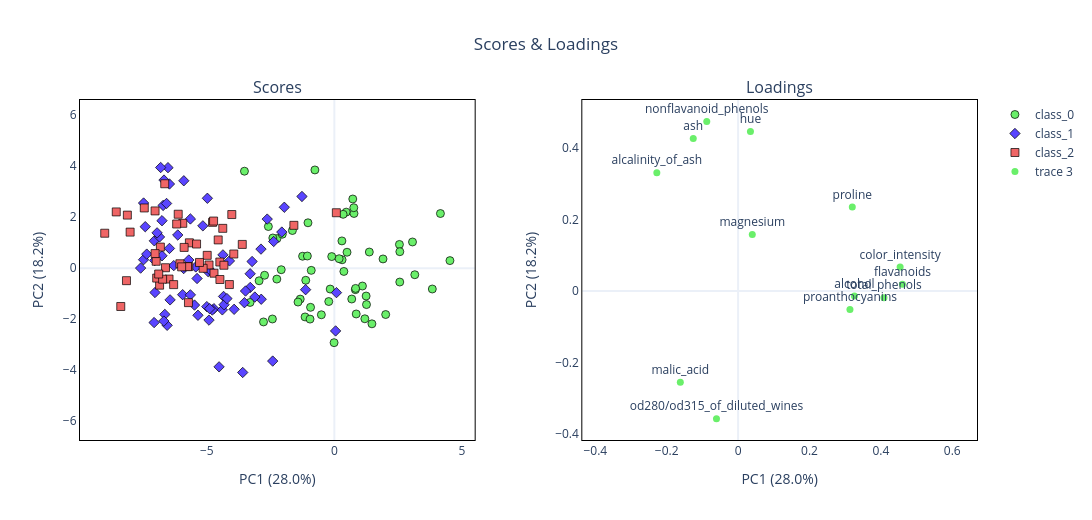

Source (notebook cell):
### Code cell
model_1.plot_scores_loadings(X, [class_names[i] for i in y], variable_names=feature_names)

### Figure 1 — Plotly figure (JSON) as saved in the notebook; plotly's stock layout.template omitted (floating-point values rounded to 4 significant figures)
{"data": [{"marker": {"color": "#6AEF6A", "line": {"color": "black", "width": 0.7}, "size": 8, "symbol": "circle"}, "mode": "markers", "name": "class_0", "type": "scatter", "x": [0.8238, -1.148, 0.3038, 3.841, -2.587, 2.551, -0.1629, -1.246, 1.101, 1.26, 1.908, -1.058, -0.1028, 3.064, 4.532, 0.4652, 0.7698, 0.7222, 4.159, -0.9529, 0.6817, -3.304, -1.338, -2.95, -2.735, -3.524, -0.9057, -2.256, -1.034, -0.933, 0.762, 1.371, -1.644, -0.7625, -2.249, -1.121, -2.04, -2.412, -2.082, -0.01051, 0.8321, -2.428, 1.196, -2.777, -0.5089, -1.425, 0.8571, 1.473, 0.4972, 2.567, 2.012, 0.1874, 3.154, 0.3437, -0.2193, 0.373, 1.246, 0.2967, 2.565], "xaxis": "x", "y": [-0.8398, -1.909, 0.3316, -0.8147, 1.635, 0.9325, -0.8161, 0.4698, -0.6975, -1.425, 0.364, 0.4791, 0.4568, 1.03, 0.2984, 2.199, 2.146, 2.715, 2.144, -1.994, -1.207, -1.342, -1.21, -0.4917, -0.2755, 3.804, -0.08368, -0.4256, 1.781, -1.533, 2.372, 0.6352, 1.478, 3.853, 1.162, -0.4719, 1.333, 1.186, -0.05813, -2.918, -0.7911, -1.99, -1.982, -2.106, -1.825, -1.326, -1.793, -2.179, 0.6269, 0.6481, -1.815, 0.3731, -0.255, 2.114, -1.306, -0.1264, -1.09, 1.071, -0.5416], "yaxis": "y"}, {"marker": {"color": "#5A45FF", "line": {"color": "black", "width": 0.7}, "size": 8, "symbol": "diamond"}, "mode": "markers", "name": "class_1", "type": "scatter", "x": [-6.555, -6.522, -5.155, -4.113, -1.127, -6.465, -2.631, 0.04888, -4.722, -4.977, -4.344, -7.058, -2.379, -5.382, -1.962, -2.867, -6.296, -3.526, -7.595, -3.224, -4.368, -4.949, -3.298, -6.713, -6.139, -4.391, -4.856, -6.578, -7.479, -6.854, -6.757, -6.95, -7.414, -6.757, -4.914, -4.324, -2.06, -7.479, -3.482, 0.08335, -2.876, -4.211, -6.44, -5.483, -5.947, -5.0, -7.355, -5.645, -6.464, -4.784, -3.301, -2.417, -5.347, -6.808, -5.644, -5.707, -5.901, -6.645, -5.907, -7.066, -6.683, -3.93, -1.27, -7.04, -4.519, -3.592, -4.888, -3.117, -6.679, -5.433, -7.031], "xaxis": "x", "y": [-2.238, 3.942, 1.662, 0.287, -0.8411, 3.303, 1.926, -2.458, -1.586, 2.742, -1.106, 1.074, 1.048, -0.4022, 2.391, -1.216, 0.1022, -1.351, 0.005522, 0.2638, 0.5235, -0.1327, -0.7539, 2.462, 1.304, -1.633, -0.08999, 2.538, 2.556, 1.226, 0.4882, 1.387, 1.628, 1.863, -2.034, -1.43, 1.417, 0.3356, -0.8932, -0.9566, 0.7498, -1.19, -1.241, -1.444, -1.037, -1.506, 0.5531, -1.045, 0.7762, -1.639, -0.2174, -3.64, -1.845, 3.948, 1.932, 0.3229, 3.429, -1.81, -0.01258, -2.13, -2.072, -1.611, 2.813, 0.3017, -3.866, -4.087, -1.585, -1.129, 3.456, 0.05102, -0.9516], "yaxis": "y"}, {"marker": {"color": "#EF6565", "line": {"color": "black", "width": 0.7}, "size": 8, "symbol": "square"}, "mode": "markers", "name": "class_2", "type": "scatter", "x": [-5.707, -6.482, -6.985, -6.3, -5.942, -6.182, -9.002, -8.55, -6.82, -7.029, -8.006, -6.851, -8.115, -6.62, -5.72, -6.965, -8.373, -6.734, -4.913, -4.718, -4.489, -4.115, -4.554, -3.61, -5.683, -5.889, -4.486, -6.65, 0.07859, -1.586, -5.757, -6.121, -7.451, -6.887, -4.984, -7.028, -4.02, -5.145, -4.775, -5.285, -8.15, -6.054, -3.942, -5.986, -5.402, -4.329, -4.374, -4.734], "xaxis": "x", "y": [0.06561, -0.4246, 0.2727, -0.6425, 1.761, 1.734, 1.372, 2.207, 0.8287, 2.247, 1.416, -0.6635, 2.082, 0.02011, -1.349, -0.3861, -1.5, -0.4302, 0.1272, -0.1945, 0.2432, -0.6398, 1.11, 0.9339, 0.9962, 0.8161, -0.4421, 3.311, 2.175, 1.682, 0.0617, 2.117, 2.363, -0.2262, 0.5055, 0.5735, 2.105, -0.002885, 1.798, 0.2263, -0.4879, 0.1752, 0.5583, 0.05379, 0.9492, 0.1172, 1.564, 1.85], "yaxis": "y"}, {"marker": {"color": "#6AEF6A", "size": 7}, "mode": "markers+text", "text": ["alcohol", "malic_acid", "ash", "alcalinity_of_ash", "magnesium", "total_phenols", "flavanoids", "nonflavanoid_phenols", "proanthocyanins", "color_intensity", "hue", "od280/od315_of_diluted_wines", "proline"], "textposition": "top center", "type": "scatter", "x": [0.3258, -0.1619, -0.1256, -0.2277, 0.03977, 0.4087, 0.4606, -0.08781, 0.3134, 0.454, 0.03459, -0.06057, 0.32], "xaxis": "x2", "y": [-0.01377, -0.2559, 0.4276, 0.331, 0.1582, -0.01901, 0.01886, 0.4753, -0.05162, 0.06701, 0.447, -0.3575, 0.2354], "yaxis": "y2"}], "layout": {"annotations": [{"font": {"size": 16}, "showarrow": false, "text": "Scores", "x": 0.22, "xanchor": "center", "xref": "paper", "y": 1, "yanchor": "bottom", "yref": "paper"}, {"font": {"size": 16}, "showarrow": false, "text": "Loadings", "x": 0.78, "xanchor": "center", "xref": "paper", "y": 1, "yanchor": "bottom", "yref": "paper"}], "height": 520, "showlegend": true, "title": {"text": "Scores & Loadings", "x": 0.5}, "width": 1100, "xaxis": {"anchor": "y", "domain": [0, 0.44], "linecolor": "black", "mirror": true, "showgrid": false, "showline": true, "title": {"text": "PC1 (28.0%)"}, "zeroline": true}, "xaxis2": {"anchor": "y2", "domain": [0.56, 1], "linecolor": "black", "mirror": true, "showgrid": false, "showline": true, "title": {"text": "PC1 (28.0%)"}, "zeroline": true}, "yaxis": {"anchor": "x", "domain": [0, 1], "linecolor": "black", "mirror": true, "scaleanchor": "x", "scaleratio": 1, "showgrid": false, "showline": true, "title": {"text": "PC2 (18.2%)"}, "zeroline": true}, "yaxis2": {"anchor": "x2", "domain": [0, 1], "linecolor": "black", "mirror": true, "scaleanchor": "x2", "scaleratio": 1, "showgrid": false, "showline": true, "title": {"text": "PC2 (18.2%)"}, "zeroline": true}}}
